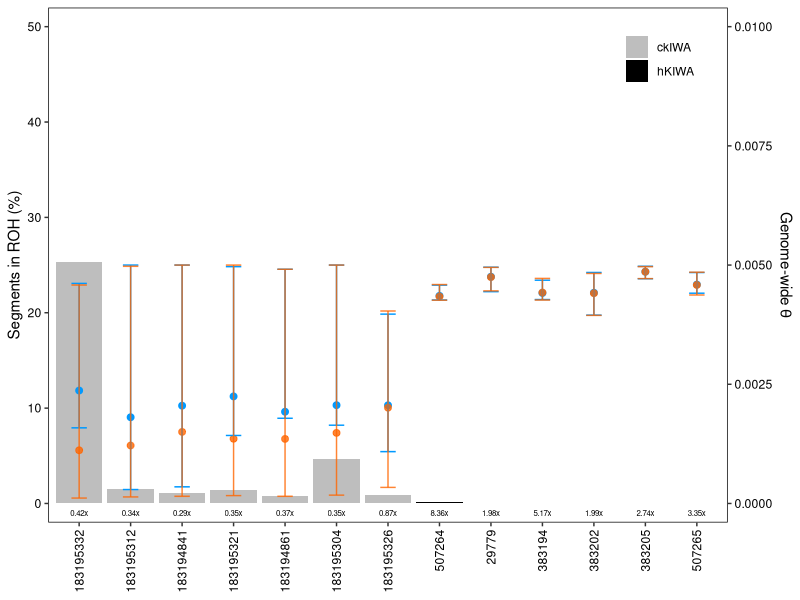
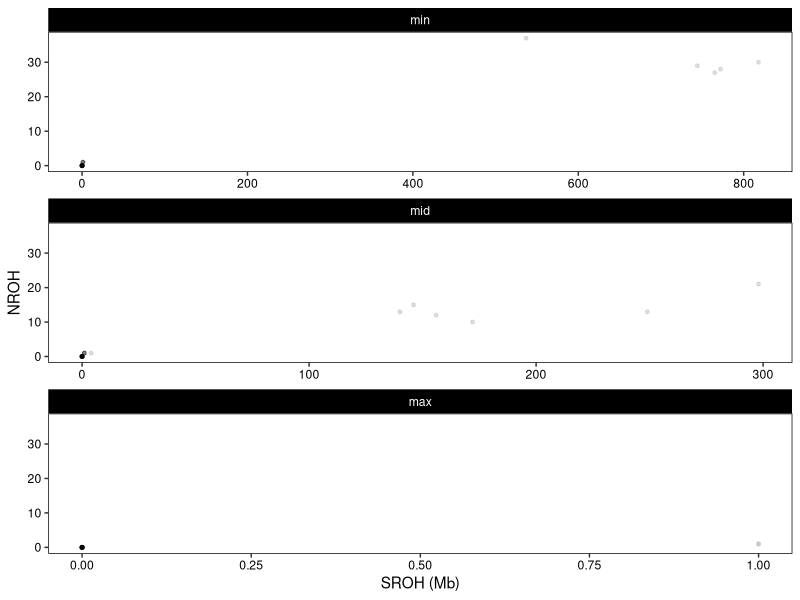
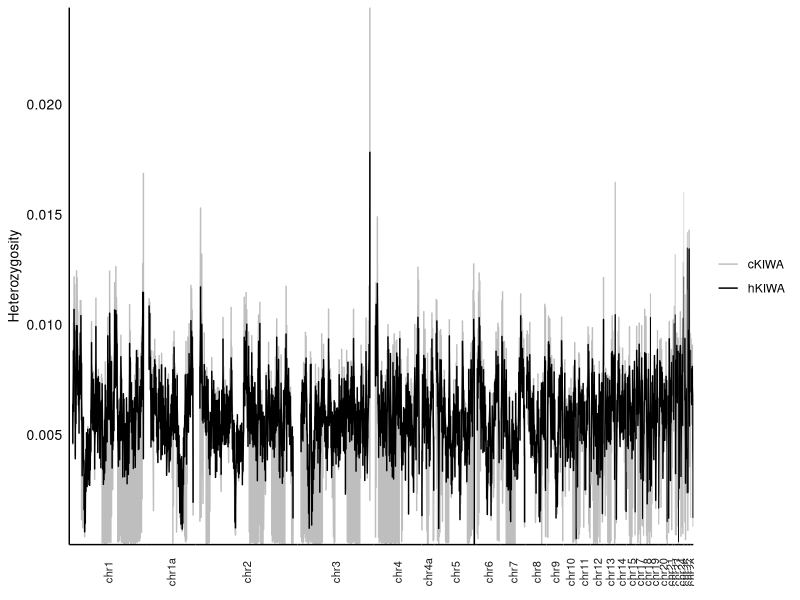

The R script that drew these images, in order:
## ---- chunk 1
knitr::opts_chunk$set(echo = TRUE)
library(ggplot2)
library(tidyverse)
library(dplyr)
## ---- chunk 2
setwd("~/Desktop/KROH/data/rohan")

#ROHan Coverage
cov <- read.table("rohan_cov.txt", header=FALSE)
colnames(cov) <- c("sample", "cov")
cov$cov <- round(cov$cov,2)
cov$cov <- paste0(cov$cov, "x")

#Segments in ROH (%)
roh <- read.table("percent_ROH.txt", header=TRUE)
colnames(roh) <- c("sample", "fROH", "CI")
roh$sample <- as.character(roh$sample)
roh$pop <- c(rep("ckIWA",7), rep("hKIWA",6))

# Genome-wide theta outside ROH
theta_o_roh <- read.table("gw_theta_outside_ROH.txt", header=TRUE)

# Genome-wide theta including ROH
theta_inc_roh <- read.table("gw_theta_inc_ROH.txt", header=TRUE)
colnames(theta_inc_roh) <- c("sample","mid","min","max")

#Merge Data
tmp1 <- merge(cov,roh,by="sample")
tmp2 <- merge(theta_o_roh, theta_inc_roh, by="sample")
roh_theta <- merge(tmp1, tmp2, by="sample")
roh_theta$sample <- factor(roh_theta$sample,
                     levels = c("183195332","183195312","183194841",
                                "183195321","183194861","183195304",
                                "183195326","507264","29779", 
                                "383194", "383202","383205","507265"))


#nroh_sroh
nroh_sroh <- read.csv("nroh_sroh.txt", header=TRUE, fill = TRUE)
nroh_sroh[is.na(nroh_sroh)] <- 0
nroh_sroh$pop <- c(rep("ckIWA",21), rep("hKIWA",18))
nroh_sroh$hmm_posterior_decoding <- factor(nroh_sroh$hmm_posterior_decoding,
                                           levels = c("min","mid","max"))

#Heterozygosity
h <- read.table("het.txt", header=TRUE)
## ---- chunk 3
roh_theta_plot <- 
  ggplot(roh_theta, aes(x=sample, y=fROH, fill=pop)) +
  geom_bar(stat="identity") +
  geom_text(aes(label = cov), y=-1, size=2) +
  geom_point(aes(y = thetamid * 5000), 
             color = "#0099FF", 
             size = 2,
             alpha=1.0,
             show.legend = FALSE) +
  geom_point(aes(y = mid * 5000), 
             color = "#FF6600", 
             size = 2,
             alpha=0.8,
             show.legend = FALSE) +
  geom_errorbar(aes(y=thetamid*5000, ymin=thetamin*5000, ymax=thetamax*5000),
                color = "#0099FF",
                width = 0.3,
                alpha=1.0) +
  geom_errorbar(aes(y=mid*5000, ymin=min*5000, ymax=max*5000),
                color = "#FF6600",
                width = 0.3,
                alpha=0.8) +
  scale_fill_manual(values=c("gray","black")) +
  labs(x = NULL) +
  theme(
    panel.background = element_blank(),
    panel.grid = element_blank(),
    panel.border = element_rect(color = "black", fill = NA),
    legend.background = element_blank(),
    legend.title = element_blank(),
    legend.position = c(0.9,0.90),
    axis.text.x = element_text(angle = 90, hjust = 1, vjust = 0.5),
    axis.text = element_text(color="black")) +
  scale_y_continuous(name = "Segments in ROH (%)",
                     expand = c(0,2), limits = c(0,50),
                     sec.axis = sec_axis(~./5000, 
                                         name=expression("Genome-wide "*theta))) 
## ---- chunk 4
nroh_sroh_plot <- 
  ggplot(nroh_sroh, aes(x = sroh/1e6, y = nroh, color = pop)) +
  geom_point(size = 1, alpha=0.5) +
  scale_color_manual(values = c("gray", "black")) +
  facet_wrap(~hmm_posterior_decoding, scales = "free_x", ncol = 1) +
  xlab("SROH (Mb)") +
  ylab("NROH") +
  theme(
    panel.background = element_blank(),
    panel.grid = element_blank(),
    panel.border = element_rect(color = "black", fill = NA),
    legend.background = element_blank(),
    legend.title = element_blank(),
    legend.position = "none", 
    strip.text = element_text(color="white"),
    strip.background = element_rect(fill="black", color=NA),
    axis.text = element_text(color="black"))
## ---- chunk 5
h$chrom <- factor(h$chrom, levels = unique(h$chrom))

h_plot <- 
  ggplot(h, aes(x = end, y = h, color=pop)) +
  geom_line() + 
  scale_y_continuous(expand = c(0,0)) +
  scale_color_manual(values=c("gray","black")) +
  facet_grid(. ~ chrom, scales = "free_x", space = "free_x", switch="x") +
  ylab("Heterozygosity") +
  theme(axis.line = element_line(color="black"),
        axis.ticks = element_blank(),
        axis.text.y = element_text(size=10, color="black"),
        axis.title.y = element_text(size=10, color="black"),
        axis.title.x = element_blank(),
        axis.text.x = element_blank(),
        strip.text = element_text(size=8),
        strip.text.x = element_text(angle=90, vjust = 0.5),
        strip.placement = "outside",
        strip.background = element_blank(),
        panel.background = element_blank(), 
        panel.border = element_blank(),
        panel.spacing = unit(0.0, 'points'),
        panel.grid.major = element_blank(),
        panel.grid.minor = element_blank(),
        legend.title = element_blank(),
        legend.background = element_blank(),
        legend.key = element_rect(fill = "white", color = NA),
        axis.text = element_text(color="black")) 
## ---- chunk 6
ggsave(filename = "roh_theta_plot.png",
       plot = roh_theta_plot, 
       width = 5,
       height = 5,
       units = "in",
       dpi = 300,
       path = "~/Desktop/KROH/figures/")

ggsave(filename = "nroh_sroh_plot.png",
       plot = nroh_sroh_plot, 
       width = 2,
       height = 6,
       units = "in",
       dpi = 300,
       path = "~/Desktop/KROH/figures/")

ggsave(filename = "h_plot.png",
       plot = h_plot, 
       width = 10,
       height = 3,
       units = "in",
       dpi = 300,
       path = "~/Desktop/KROH/figures/")
